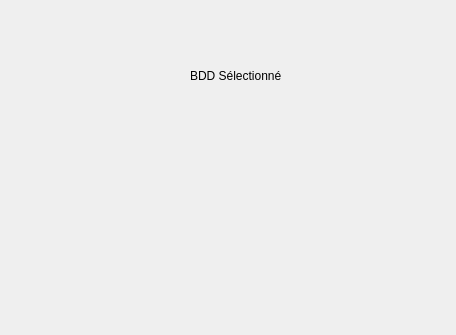
<?xml version="1.0" encoding="UTF-8"?>
<ui version="4.0">
 <class>ListTable</class>
 <widget class="QWidget" name="ListTable">
  <property name="geometry">
   <rect>
    <x>0</x>
    <y>0</y>
    <width>456</width>
    <height>335</height>
   </rect>
  </property>
  <property name="windowTitle">
   <string>Form</string>
  </property>
  <widget class="QLabel" name="label">
   <property name="geometry">
    <rect>
     <x>190</x>
     <y>30</y>
     <width>181</width>
     <height>91</height>
    </rect>
   </property>
   <property name="text">
    <string>BDD Sélectionné</string>
   </property>
  </widget>
 </widget>
 <resources/>
 <connections/>
</ui>
